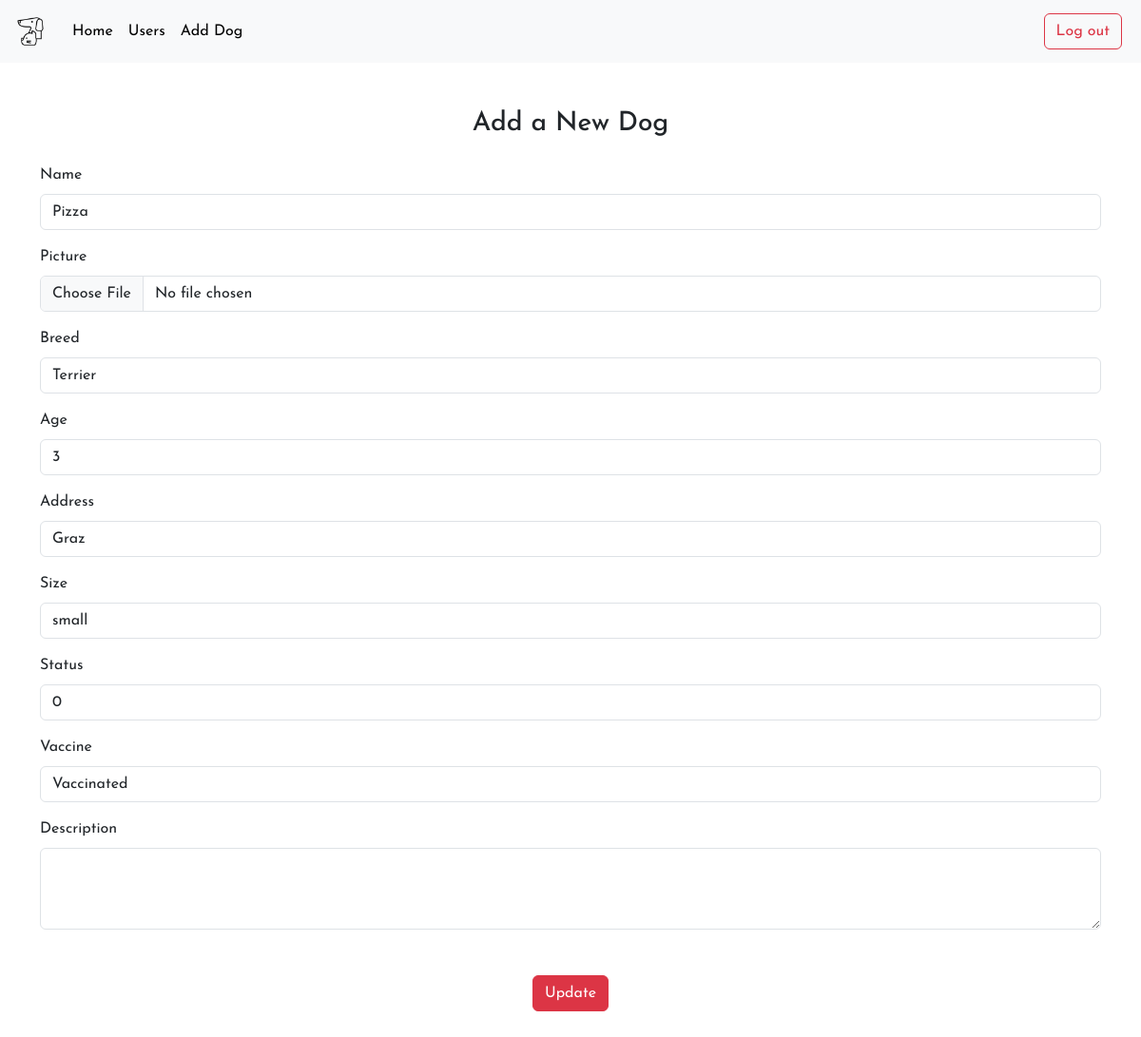
/php/update_dog_admin.php?x=21 (signed in), run on the app's committed database.
### tables this page shows
CREATE TABLE `animals` (
  `id` int(11) NOT NULL,
  `name` varchar(255) NOT NULL,
  `address` varchar(255) NOT NULL,
  `age` int(11) NOT NULL,
  `size` varchar(255) NOT NULL,
  `photo` varchar(255) DEFAULT NULL,
  `description` varchar(4000) NOT NULL,
  `breed` varchar(255) DEFAULT NULL,
  `status` int(255) NOT NULL,
  `vaccinated` varchar(20) NOT NULL
);

### php/update_dog_admin.php (the view, shortened to what this page needs)
<?php require_once "db_connect.php";
require_once "../inc/navbar-admin.php";
$id = $_GET["x"];
$sql = "SELECT * FROM animals WHERE id = $id";
$result = mysqli_query($connect, $sql);
$row = mysqli_fetch_assoc($result);
?>
<div class='container mt-5'>
    <div class="d-flex justify-content-center m-3">
        <h3>Add a New Dog</h3>
    </div>
    <form method="POST" enctype="multipart/form-data">
        <div class="mb-3">
            <label for="exampleFormControlInput1" class="form-label">Name</label>
            <input type="text" class="form-control" id="exampleFormControlInput1" placeholder="Name" name="name" value="<?= $row["name"] ?>">
        </div>
        <div class="mb-3">
            <label for="exampleFormControlInput1" class="form-label">Picture</label>
            <input type="file" class="form-control" id="exampleFormControlInput1" placeholder="Upload picture here" id="photo" name="photo">
        </div>
        <div class="mb-3">
            <label for="exampleFormControlInput1" class="form-label">Breed</label>
            <input type="text" class="form-control" id="exampleFormControlInput1" placeholder="Breed" name="breed" value="<?= $row["breed"] ?>">
        </div>
        <div class="mb-3">
            <label for="exampleFormControlInput1" class="form-label">Age</label>
            <input type="text" class="form-control" id="exampleFormControlInput1" placeholder="Age" name="age" value="<?= $row["age"] ?>">
        </div>
        <div class="mb-3">
            <label for="exampleFormControlInput1" class="form-label">Address</label>
            <input type="text" class="form-control" id="exampleFormControlInput1" placeholder="Address" name="address" value="<?= $row["address"] ?>">
        </div>
        <div class="mb-3">
            <label for="exampleFormControlInput1" class="form-label">Size</label>
            <input type="text" class="form-control" id="exampleFormControlInput1" placeholder="Size" name="size" value="<?= $row["size"] ?>">
        </div>
        <div class="mb-3">
            <label for="exampleFormControlInput1" class="form-label">Status</label>
            <input type="text" class="form-control" id="exampleFormControlInput1" placeholder="Status" name="status" value="<?= $row["status"] ?>">
        </div>
        <div class="mb-3">
            <label for="exampleFormControlInput1" class="form-label">Vaccine</label>
            <input type="text" class="form-control" id="exampleFormControlInput1" placeholder="Vaccine" name="vaccinated" value="<?= $row["vaccinated"] ?>">
        </div>
        <div class="mb-3">
            <label for="exampleFormControlTextarea1" class="form-label">Description</label>
            <textarea class="form-control" id="exampleFormControlTextarea1" rows="3" name="description"></textarea>
        </div>
        <div class="d-flex justify-content-center m-5 ">
            <button name="update" type="submit" class="btn btn-danger">Update</button>
        </div>
    </form>
</div>
</body>
</html>

### data on the page
animals: name "Pizza", breed "Terrier", age "3", address "Graz", size "small", status "0", vaccinated "Vaccinated"
